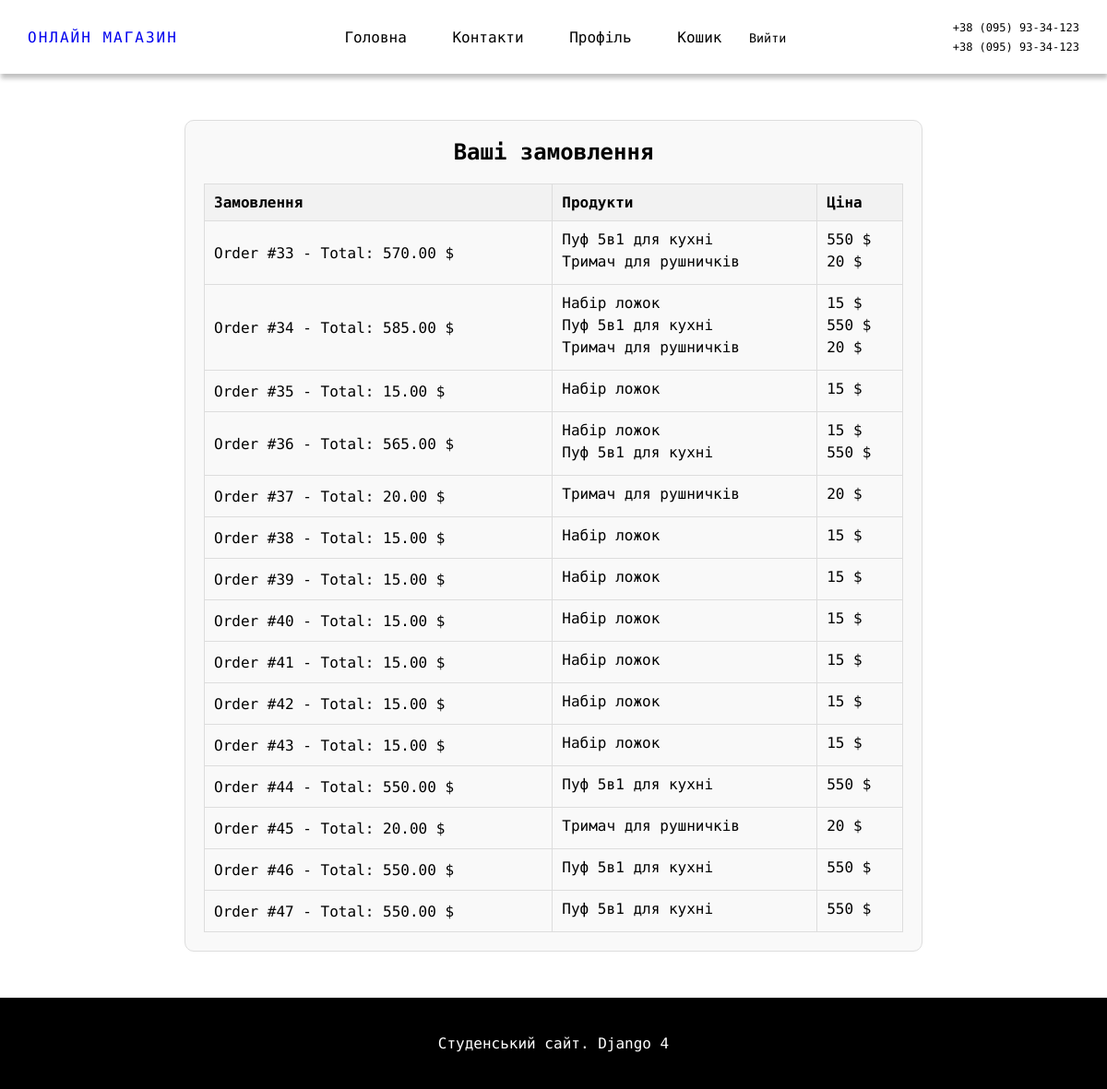
Page /users/user_orders (signed in) on the committed database.
### myapp/models.py (models this page shows, shortened)
class Order(models.Model):
    products = models.ManyToManyField(Product)
    total_price = models.DecimalField(max_digits=10, decimal_places=2)
    created_at = models.DateTimeField(auto_now_add=True)
    phone_number = models.CharField(max_length=15, default="")
    user = models.ForeignKey(User, on_delete=models.CASCADE, default="99")
    first_name = models.CharField(max_length=100, default="")
    last_name = models.CharField(max_length=100, default="")
    post_type = models.CharField(max_length=50, default="")
    city = models.CharField(max_length=100, default="")
    postal_code = models.CharField(max_length=20, default="")
    payment_type = models.CharField(max_length=50, default="")
    def __str__(self):
        return f"Order #{self.pk} - Total: {self.total_price} $"

class Product(models.Model):
    name = models.CharField(max_length = 100)
    price = models.IntegerField()
    description = models.CharField(max_length = 200)
    image = models.ImageField(blank=True, upload_to='images')

### users/views.py (the view)
# urls.py: path('user_orders', user_orders, name="user_orders"),
def user_orders(request):
    orders = Order.objects.filter(user=request.user)
    return render(request, 'users/user_orders.html', {'orders': orders})

### users/templates/users/user_orders.html (shortened to what this page needs)
{% extends 'myapp/base.html' %}
{% load static %}
{% block content %}
<div class="user-orders">
    <div class="container">
        <h2>Ваші замовлення</h2>
        {% if orders %}
        <table class="order-table">
            <thead>
                <tr>
                    <th>Замовлення</th>
                    <th>Продукти</th>
                    <th>Ціна</th>
                </tr>
            </thead>
            <tbody>
                {% for order in orders %}
                <tr>
                    <td>{{ order }}</td>
                    <td>
                        <ul>
                            {% for product in order.products.all %}
                            <li>{{ product.name }}</li>
                            {% endfor %}
                        </ul>
                    </td>
                    <td>
                        <ul>
                            {% for product in order.products.all %}
                            <li>{{ product.price }} $</li>
                            {% endfor %}
                        </ul>
                    </td>
                </tr>
                {% endfor %}
            </tbody>
        </table>
        {% else %}
        <p>Замовлень не знайдено.</p>
        {% endif %}
    </div>
</div>
{% endblock %}

### myapp/static/myapp/css/index.css (style rules this page uses)
* { margin: 0; padding: 0; box-sizing: border-box; text-decoration: none; font-family: "Kode Mono", monospace; }
body, html { height: 100%; }
.container { max-width: 1400px; margin: auto; width: 95%; }

### users/templates/users/user_orders.html (style rules this page uses)
.user-orders .container { max-width: 800px; margin: 0 auto; padding: 20px; border: 1px solid #ddd; border-radius: 10px; background-color: #f9f9f9; text-align: center; }
.user-orders h2 { margin-bottom: 20px; }
.order-table { width: 100%; border-collapse: collapse; margin: 0 auto; text-align: left; }
.order-table th, .order-table td { padding: 10px; border: 1px solid #ddd; }
.order-table th { background-color: #f2f2f2; }
.order-table ul { list-style: none; padding: 0; margin: 0; }
.order-table ul li { margin-bottom: 5px; }

### rows in the picture
Order: id+total_price "Order #33 - Total: 570.00 $"
Product: name "Пуф 5в1 для кухні", price "550"
Product: name "Тримач для рушничків", price "20"
Order: id+total_price "Order #34 - Total: 585.00 $"
Product: name "Набір ложок", price "15"
Order: id+total_price "Order #35 - Total: 15.00 $"
Order: id+total_price "Order #36 - Total: 565.00 $"
Order: id+total_price "Order #37 - Total: 20.00 $"
Order: id+total_price "Order #38 - Total: 15.00 $"
Order: id+total_price "Order #39 - Total: 15.00 $"
Order: id+total_price "Order #40 - Total: 15.00 $"
Order: id+total_price "Order #41 - Total: 15.00 $"
Order: id+total_price "Order #42 - Total: 15.00 $"
Order: id+total_price "Order #43 - Total: 15.00 $"
Order: id+total_price "Order #44 - Total: 550.00 $"
Order: id+total_price "Order #45 - Total: 20.00 $"
Order: id+total_price "Order #46 - Total: 550.00 $"
Order: id+total_price "Order #47 - Total: 550.00 $"
